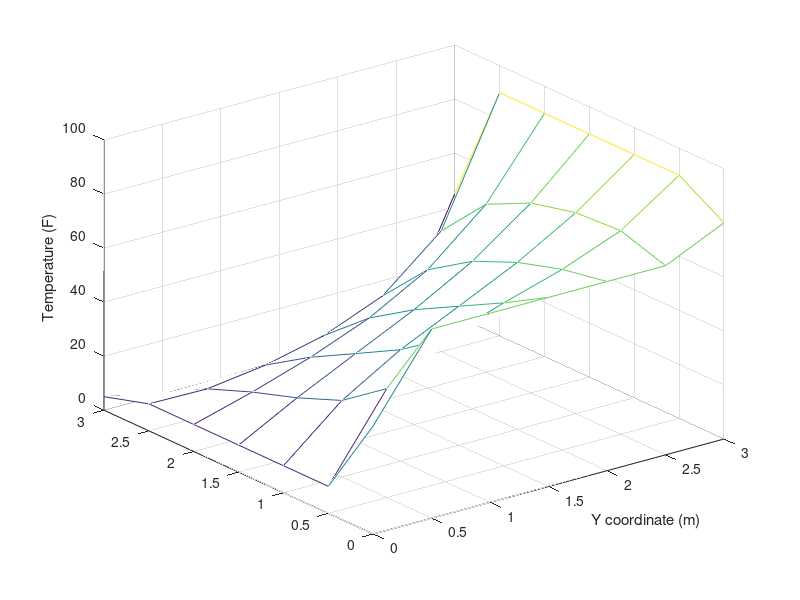

Source code (MATLAB):
a = 3;
b = 3;
h = 0.5;
n = fix(a/h)+1;
m = fix(b/h)+1;
x = linspace(0, a, n);
y = linspace(0, b, m);
U = zeros(n, m);
ave = 85;
U = ave*ones(n, m);
U(1, 1) = 40;
U(1, end) = 80;
U(end, 1) = 5;
U(end, end) = 45;
U(2:end-1, 1) = 10;
U(2:end-1, end) = 90;
U(1, 2:end-1) = 70;
U(end, 2:end-1) = 0;
w = 4/(2+sqrt(4-(cos(pi/(n-1))+cos(pi/(m-1)))^2));
err = 1;
cnt = 0;
while err > 0.001
    err = 0;
    for j = 2:m-1
        for i = 2:n-1
            relx = w*(U(i,j+1)+U(i,j-1)+U(i+1,j)+ U(i-1,j)-4*U(i,j))/4
            U(i,j) = U(i,j) + relx
            if err <= abs(relx)
                err = abs(relx)
            end
        end
    end
    cnt = cnt + 1
end
[xx, yy] = meshgrid(y, x);
mesh(xx, yy, U)
xlabel('X coordinate (m)')
xlabel('Y coordinate (m)')
zlabel('Temperature (F)')

